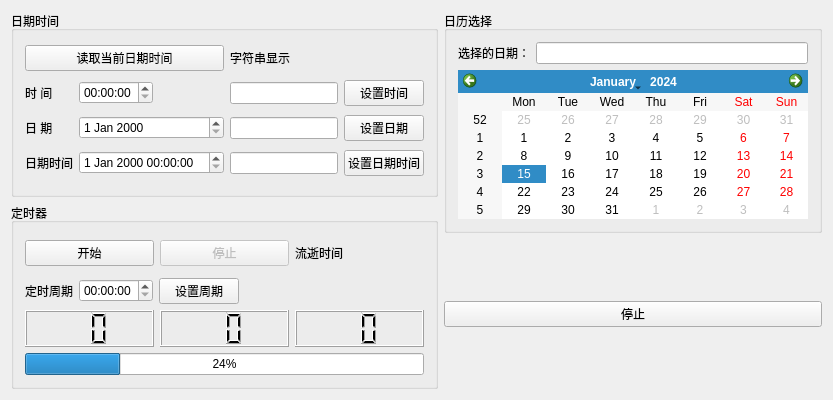
<?xml version="1.0" encoding="UTF-8"?>
<ui version="4.0">
 <class>Sample_4_5Class</class>
 <widget class="QWidget" name="Sample_4_5Class">
  <property name="geometry">
   <rect>
    <x>0</x>
    <y>0</y>
    <width>833</width>
    <height>400</height>
   </rect>
  </property>
  <property name="windowTitle">
   <string>Sample_4_5</string>
  </property>
  <layout class="QHBoxLayout" name="horizontalLayout">
   <item>
    <layout class="QVBoxLayout" name="verticalLayout_2">
     <item>
      <widget class="QGroupBox" name="groupBox">
       <property name="title">
        <string>日期时间</string>
       </property>
       <layout class="QGridLayout" name="gridLayout">
        <item row="1" column="4">
         <widget class="QPushButton" name="pushButton_2">
          <property name="text">
           <string>设置时间</string>
          </property>
         </widget>
        </item>
        <item row="2" column="0">
         <widget class="QLabel" name="label_3">
          <property name="text">
           <string>日 期</string>
          </property>
         </widget>
        </item>
        <item row="2" column="3">
         <widget class="QLineEdit" name="lineEdit_2"/>
        </item>
        <item row="2" column="4">
         <widget class="QPushButton" name="pushButton_3">
          <property name="text">
           <string>设置日期</string>
          </property>
         </widget>
        </item>
        <item row="2" column="1" colspan="2">
         <widget class="QDateEdit" name="dateEdit"/>
        </item>
        <item row="0" column="3">
         <widget class="QLabel" name="label">
          <property name="text">
           <string>字符串显示</string>
          </property>
         </widget>
        </item>
        <item row="3" column="1" colspan="2">
         <widget class="QDateTimeEdit" name="dateTimeEdit"/>
        </item>
        <item row="3" column="4">
         <widget class="QPushButton" name="pushButton_4">
          <property name="text">
           <string>设置日期时间</string>
          </property>
         </widget>
        </item>
        <item row="0" column="0" colspan="3">
         <widget class="QPushButton" name="pushButton">
          <property name="text">
           <string>读取当前日期时间</string>
          </property>
         </widget>
        </item>
        <item row="3" column="0">
         <widget class="QLabel" name="label_4">
          <property name="text">
           <string>日期时间</string>
          </property>
         </widget>
        </item>
        <item row="1" column="1">
         <widget class="QTimeEdit" name="timeEdit"/>
        </item>
        <item row="1" column="2">
         <spacer name="horizontalSpacer_2">
          <property name="orientation">
           <enum>Qt::Horizontal</enum>
          </property>
          <property name="sizeHint" stdset="0">
           <size>
            <width>57</width>
            <height>20</height>
           </size>
          </property>
         </spacer>
        </item>
        <item row="1" column="3">
         <widget class="QLineEdit" name="lineEdit"/>
        </item>
        <item row="1" column="0">
         <widget class="QLabel" name="label_2">
          <property name="text">
           <string>时 间</string>
          </property>
         </widget>
        </item>
        <item row="3" column="3">
         <widget class="QLineEdit" name="lineEdit_3"/>
        </item>
       </layout>
      </widget>
     </item>
     <item>
      <widget class="QGroupBox" name="groupBox_2">
       <property name="title">
        <string>定时器</string>
       </property>
       <layout class="QGridLayout" name="gridLayout_2">
        <item row="0" column="0">
         <layout class="QHBoxLayout" name="horizontalLayout_4">
          <item>
           <widget class="QPushButton" name="pushButton_5">
            <property name="text">
             <string>开始</string>
            </property>
           </widget>
          </item>
          <item>
           <widget class="QPushButton" name="pushButton_6">
            <property name="enabled">
             <bool>false</bool>
            </property>
            <property name="text">
             <string>停止</string>
            </property>
            <property name="checkable">
             <bool>false</bool>
            </property>
            <property name="autoDefault">
             <bool>false</bool>
            </property>
            <property name="default">
             <bool>false</bool>
            </property>
            <property name="flat">
             <bool>false</bool>
            </property>
           </widget>
          </item>
          <item>
           <widget class="QLabel" name="label_5">
            <property name="text">
             <string>流逝时间</string>
            </property>
           </widget>
          </item>
         </layout>
        </item>
        <item row="1" column="0">
         <layout class="QHBoxLayout" name="horizontalLayout_3">
          <item>
           <widget class="QLabel" name="label_6">
            <property name="text">
             <string>定时周期</string>
            </property>
           </widget>
          </item>
          <item>
           <widget class="QTimeEdit" name="timeEdit_2"/>
          </item>
          <item>
           <widget class="QPushButton" name="pushButton_7">
            <property name="text">
             <string>设置周期</string>
            </property>
           </widget>
          </item>
          <item>
           <spacer name="horizontalSpacer">
            <property name="orientation">
             <enum>Qt::Horizontal</enum>
            </property>
            <property name="sizeHint" stdset="0">
             <size>
              <width>153</width>
              <height>17</height>
             </size>
            </property>
           </spacer>
          </item>
         </layout>
        </item>
        <item row="2" column="0">
         <layout class="QHBoxLayout" name="horizontalLayout_2">
          <item>
           <widget class="QLCDNumber" name="lcdNumber">
            <property name="digitCount">
             <number>2</number>
            </property>
           </widget>
          </item>
          <item>
           <widget class="QLCDNumber" name="lcdNumber_2">
            <property name="digitCount">
             <number>2</number>
            </property>
           </widget>
          </item>
          <item>
           <widget class="QLCDNumber" name="lcdNumber_3">
            <property name="digitCount">
             <number>2</number>
            </property>
           </widget>
          </item>
         </layout>
        </item>
        <item row="3" column="0">
         <widget class="QProgressBar" name="progressBar">
          <property name="value">
           <number>24</number>
          </property>
         </widget>
        </item>
       </layout>
      </widget>
     </item>
    </layout>
   </item>
   <item>
    <layout class="QVBoxLayout" name="verticalLayout">
     <item>
      <widget class="QGroupBox" name="groupBox_3">
       <property name="title">
        <string>日历选择</string>
       </property>
       <layout class="QGridLayout" name="gridLayout_3">
        <item row="0" column="0">
         <widget class="QLabel" name="label_7">
          <property name="text">
           <string>选择的日期：</string>
          </property>
         </widget>
        </item>
        <item row="0" column="1">
         <widget class="QLineEdit" name="lineEdit_4"/>
        </item>
        <item row="1" column="0" colspan="2">
         <widget class="QCalendarWidget" name="calendarWidget"/>
        </item>
       </layout>
      </widget>
     </item>
     <item>
      <spacer name="verticalSpacer">
       <property name="orientation">
        <enum>Qt::Vertical</enum>
       </property>
       <property name="sizeHint" stdset="0">
        <size>
         <width>20</width>
         <height>40</height>
        </size>
       </property>
      </spacer>
     </item>
     <item>
      <widget class="QPushButton" name="pushButton_8">
       <property name="text">
        <string>停止</string>
       </property>
      </widget>
     </item>
     <item>
      <spacer name="verticalSpacer_2">
       <property name="orientation">
        <enum>Qt::Vertical</enum>
       </property>
       <property name="sizeHint" stdset="0">
        <size>
         <width>20</width>
         <height>40</height>
        </size>
       </property>
      </spacer>
     </item>
    </layout>
   </item>
  </layout>
 </widget>
 <layoutdefault spacing="6" margin="11"/>
 <resources>
  <include location="Sample_4_5.qrc"/>
 </resources>
 <connections/>
</ui>
